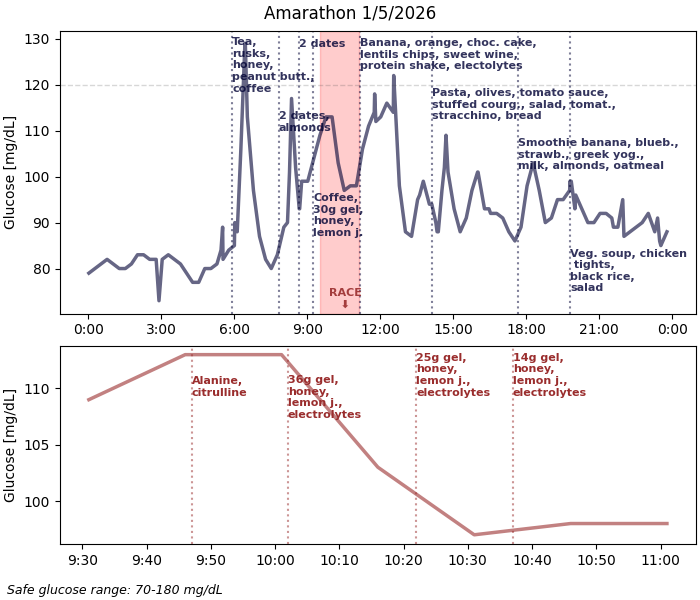

Recreate this plot in Python.
"""
Usage:
    $ poetry run python sport_analysis/sketches/glucose/plot_glucose_amarathon_2026.py
"""

from datetime import date, datetime, timedelta
from pathlib import Path

import datetime_utils
import matplotlib as mpl
import matplotlib.pyplot as plt
import numpy as np
import pandas as pd
from matplotlib.axes import Axes
from matplotlib.figure import Figure

CURR_DIR = Path(__file__).parent

COL_DARK_RED = "#9A2D2D"
COL_DARK_GRAY = "#3B3B3B"
COL_LONDON_GRAY = "#666677"
COL_DARK_BLUE = "#000134"
COL_VERY_DARK_BLUE = "#01025f"

# Important constants.
CSV_FILE = CURR_DIR / "2026.05.08 data.csv"
EVENT_DATE = date(2026, 5, 1)
RACE_START_DATE_STR = "2026-05-01T09:32:00"
RACE_START_DATE = datetime_utils.iso_string_to_datetime(RACE_START_DATE_STR)
RACE_END_DATE_STR = "2026-05-01T11:07:30"
RACE_END_DATE = datetime_utils.iso_string_to_datetime(RACE_END_DATE_STR)
TITLE = "Amarathon 1/5/2026"
DAY_ANNOTATIONS = [
    dict(
        text="Tea,\nrusks,\nhoney,\npeanut butt.,\ncoffee",
        ts="2026-05-01T05:55:00",
        is_y_top_pos=True,
        x_offset=0,
        y_offset=-5.5,
    ),
    dict(
        text="2 dates,\nalmonds",
        ts="2026-05-01T07:50:00",
        is_y_top_pos=True,
        x_offset=0,
        y_offset=-9,
    ),
    dict(
        text="2 dates",
        ts="2026-05-01T08:40:00",
        is_y_top_pos=True,
        x_offset=0,
        y_offset=-1.5,
    ),
    dict(
        text="Coffee,\n30g gel,\nhoney,\nlemon j.",
        ts="2026-05-01T09:15:00",
        is_y_top_pos=False,
        x_offset=0,
        y_offset=7,
    ),
    dict(
        text="Banana, orange, choc. cake,\nlentils chips, sweet wine,\nprotein shake, electolytes",
        ts="2026-05-01T11:11:00",
        is_y_top_pos=True,
        x_offset=0,
        y_offset=-3.5,
    ),
    dict(
        text="Pasta, olives, tomato sauce,\nstuffed courg., salad, tomat.,\nstracchino, bread",
        ts="2026-05-01T14:07:00",
        is_y_top_pos=True,
        x_offset=0,
        y_offset=-8,
    ),
    dict(
        text="Smoothie banana, blueb.,\nstrawb., greek yog.,\nmilk, almonds, oatmeal",
        ts="2026-05-01T17:40:00",
        is_y_top_pos=True,
        x_offset=0,
        y_offset=-12.5,
    ),
    dict(
        text="Veg. soup, chicken\n tights,\nblack rice,\nsalad",
        ts="2026-05-01T19:48:00",
        is_y_top_pos=False,
        x_offset=0,
        y_offset=2,
    ),
]

RACE_ANNOTATIONS = [
    dict(
        text="Alanine,\ncitrulline",
        # ts="2026-05-01T09:45:00",
        ts=(RACE_START_DATE + timedelta(minutes=15)).isoformat(),
        is_y_top_pos=True,
        x_offset=0,
        y_offset=-4.5,
    ),
    dict(
        text="36g gel,\nhoney,\nlemon j.,\nelectrolytes",
        ts=(RACE_START_DATE + timedelta(minutes=30)).isoformat(),
        is_y_top_pos=True,
        x_offset=0,
        y_offset=-6.5,
    ),
    dict(
        text="25g gel,\nhoney,\nlemon j.,\nelectrolytes",
        ts=(RACE_START_DATE + timedelta(minutes=50)).isoformat(),
        is_y_top_pos=True,
        x_offset=0,
        y_offset=-4.5,
    ),
    dict(
        text="14g gel,\nhoney,\nlemon j.,\nelectrolytes",
        ts=(RACE_START_DATE + timedelta(minutes=65)).isoformat(),
        is_y_top_pos=True,
        x_offset=0,
        y_offset=-4.5,
    ),
]


def main():
    m = Main()
    m.parse_data(
        from_date=datetime(EVENT_DATE.year, EVENT_DATE.month, EVENT_DATE.day, 0, 0, 0),
        to_date=datetime(EVENT_DATE.year, EVENT_DATE.month, EVENT_DATE.day, 23, 59, 59),
    )
    m.plot()


class Main:
    def __init__(self):
        self.data: pd.DataFrame | None = None
        self.glucose: pd.DataFrame | None = None
        self.fig: Figure | None = None
        self.axes: dict[str, Axes] | None = None

    def parse_data(
        self,
        from_date: datetime | str | None = None,
        to_date: datetime | str | None = None,
    ):

        self.data = pd.read_csv(
            CSV_FILE,
            skiprows=1,  # Skip the first row.
            parse_dates=["Device Timestamp"],
            dayfirst=True,
        )
        self.data = self.data.sort_values(by="Device Timestamp")

        # Filter by the given range.
        from_date = datetime_utils.parse_datetime_arg(from_date, is_naive_allowed=True)
        to_date = datetime_utils.parse_datetime_arg(to_date, is_naive_allowed=True)
        if from_date:
            self.data = self.data[
                self.data["Device Timestamp"] >= np.datetime64(from_date)
            ]
        if to_date:
            self.data = self.data[
                self.data["Device Timestamp"] <= np.datetime64(to_date)
            ]

        # Parse glucose.
        self.glucose = pd.DataFrame(columns=["ts", "glucose"])
        self.glucose = self.glucose.set_index("ts")
        for _, row in self.data.iterrows():
            # There are 2 types of reading:
            #  - automatic: those are the readings that the device periodically performs;
            #  - manual: those are the readings performed by me via NFC.
            glucose_value = None
            # Eg. "FreeStyle LibreLink,2503b210-032b-468a-a87d-a92e547a8552,23-04-2026 11:45,0,130,,,,,,,,,,,,,,".
            if row["Record Type"] == 0:
                glucose_value = int(row["Historic Glucose mg/dL"])
            # Eg. "FreeStyle LibreLink,2503b210-032b-468a-a87d-a92e547a8552,23-04-2026 11:48,1,,143,,,,,,,,,,,,,".
            elif row["Record Type"] == 1:
                glucose_value = int(row["Scan Glucose mg/dL"])

            if glucose_value is not None:
                self.glucose.loc[row["Device Timestamp"]] = [glucose_value]
        # Now all the glucose reading, either historic or manually scanned, are added
        #  to self.glucose and sorted by timestamp.

        for ts, row in self.glucose.iterrows():
            print(ts, row["glucose"])

    def plot(self):
        # Docs for subplot_mosaic():
        #  https://matplotlib.org/stable/users/explain/axes/arranging_axes.html#variable-widths-or-heights-in-a-grid
        #  https://matplotlib.org/stable/api/_as_gen/matplotlib.pyplot.subplot_mosaic.html#matplotlib.pyplot.subplot_mosaic
        self.fig, self.axes = plt.subplot_mosaic(
            # fmt: off
            [
                # 2 rows, 1 col.
                ["day", ],
                ["race", ],
                ["."],  # Just some empty space for the text at the bottom.
            ],
            # fmt: on
            gridspec_kw=dict(
                # The relative sizes of the subplots.
                width_ratios=[1],
                height_ratios=[1, 0.7, 0.1],
            ),
            figsize=(7, 6),
            layout="constrained",
        )

        self._plot_day()
        self._plot_day_annotations()
        self._plot_race()
        self._plot_race_annotations()

        self.fig.suptitle(TITLE)
        # Footer note.
        plt.figtext(
            0.01,
            0.01,
            "Safe glucose range: 70-180 mg/dL",
            # wrap=True,
            # horizontalalignment="center",
            fontsize=9,
            style="italic",
        )

        path = CURR_DIR / f"{Path(__file__).stem}.png"
        plt.savefig(path)
        print(path.resolve())

    def _plot_day(self):
        self.axes["day"].plot(
            self.glucose.index,
            self.glucose.glucose,
            # label="HR",
            color=COL_DARK_BLUE,
            alpha=0.6,
            linewidth=2.5,
        )
        self.axes["day"].set_ylabel("Glucose [mg/dL]")

        # formatter = mpl.dates.ConciseDateFormatter(
        #     self.axes["day"].xaxis.get_major_locator()
        # )
        # %-H means hour without zero-padding.
        formatter = mpl.dates.DateFormatter("%-H:%M")
        self.axes["day"].xaxis.set_major_formatter(formatter)
        # Force y to use only integers.
        self.axes["race"].yaxis.get_major_locator().set_params(integer=True)

        # Highlight the RACE time range.
        self.axes["day"].axvspan(
            np.datetime64(RACE_START_DATE_STR),
            np.datetime64(RACE_END_DATE_STR),
            color="red",
            alpha=0.2,
        )
        self.axes["day"].annotate(
            "RACE\n   ⬇",
            (np.datetime64(RACE_START_DATE_STR), self.axes["day"].get_ylim()[0]),
            xytext=(0.8, 0.5),
            textcoords="offset fontsize",
            color=COL_DARK_RED,
            alpha=0.9,
            fontsize=8,
            fontweight="bold",
        )
        # Draw horizontal line at 120 mg/dL.
        self.axes["day"].axhline(
            y=120,
            color=COL_DARK_GRAY,
            alpha=0.2,
            linestyle="--",
            linewidth=1,
        )

    def _plot_race(self):
        # Adding 5 minutes to the race interval, so as to show how the glucose was in
        #  5 minutes before and after the race.
        race_end_date_plus_5_mins_str = (
            RACE_END_DATE + timedelta(minutes=5)
        ).isoformat()
        race_start_date_minus_5_mins_str = (
            RACE_START_DATE - timedelta(minutes=5)
        ).isoformat()
        race_data = self.glucose.loc[
            race_start_date_minus_5_mins_str:race_end_date_plus_5_mins_str
        ]

        self.axes["race"].plot(
            race_data.index,
            race_data.glucose,
            # label="HR",
            color=COL_DARK_RED,
            alpha=0.6,
            linewidth=2.5,
        )
        self.axes["race"].set_ylabel("Glucose [mg/dL]")

        # formatter = mpl.dates.ConciseDateFormatter(
        #     self.axes["race"].xaxis.get_major_locator()
        # )
        # %-H means hour without zero-padding.
        formatter = mpl.dates.DateFormatter("%-H:%M")
        self.axes["race"].xaxis.set_major_formatter(formatter)
        self.axes["race"].yaxis.get_major_locator().set_params(integer=True)
        # Force y to use only integers.
        self.axes["race"].yaxis.get_major_locator().set_params(integer=True)

        # Draw horizontal line at 120 mg/dL.
        if max(race_data.glucose) >= 120:
            self.axes["race"].axhline(
                y=120,
                color=COL_DARK_GRAY,
                alpha=0.2,
                linestyle="--",
                linewidth=1,
            )

    def _plot_day_annotations(self):
        line_col = COL_DARK_BLUE
        text_col = COL_DARK_BLUE
        line_alpha = 0.5
        text_alpha = 0.8
        ax = self.axes["day"]

        for annotation in DAY_ANNOTATIONS:
            x_ts = np.datetime64(annotation["ts"])
            ax.axvline(
                x=x_ts,
                color=line_col,
                alpha=line_alpha,
                linestyle=":",
            )
            # Text annotation.
            _ = 1 if annotation["is_y_top_pos"] else 0
            ax.annotate(
                annotation["text"],
                (x_ts, ax.get_ylim()[_]),
                xytext=(annotation["x_offset"], annotation["y_offset"]),
                textcoords="offset fontsize",
                color=text_col,
                alpha=text_alpha,
                fontsize=8,
                fontweight="bold",
            )

    def _plot_race_annotations(self):
        line_col = COL_DARK_RED
        text_col = COL_DARK_RED
        line_alpha = 0.5
        text_alpha = 1
        ax = self.axes["race"]

        for annotation in RACE_ANNOTATIONS:
            x_ts = np.datetime64(annotation["ts"])
            ax.axvline(
                x=x_ts,
                color=line_col,
                alpha=line_alpha,
                linestyle=":",
            )
            # Text annotation.
            _ = 1 if annotation["is_y_top_pos"] else 0
            ax.annotate(
                annotation["text"],
                (x_ts, ax.get_ylim()[_]),
                xytext=(annotation["x_offset"], annotation["y_offset"]),
                textcoords="offset fontsize",
                color=text_col,
                alpha=text_alpha,
                fontsize=8,
                fontweight="bold",
            )


if __name__ == "__main__":
    print("START")
    main()
    print("END")
